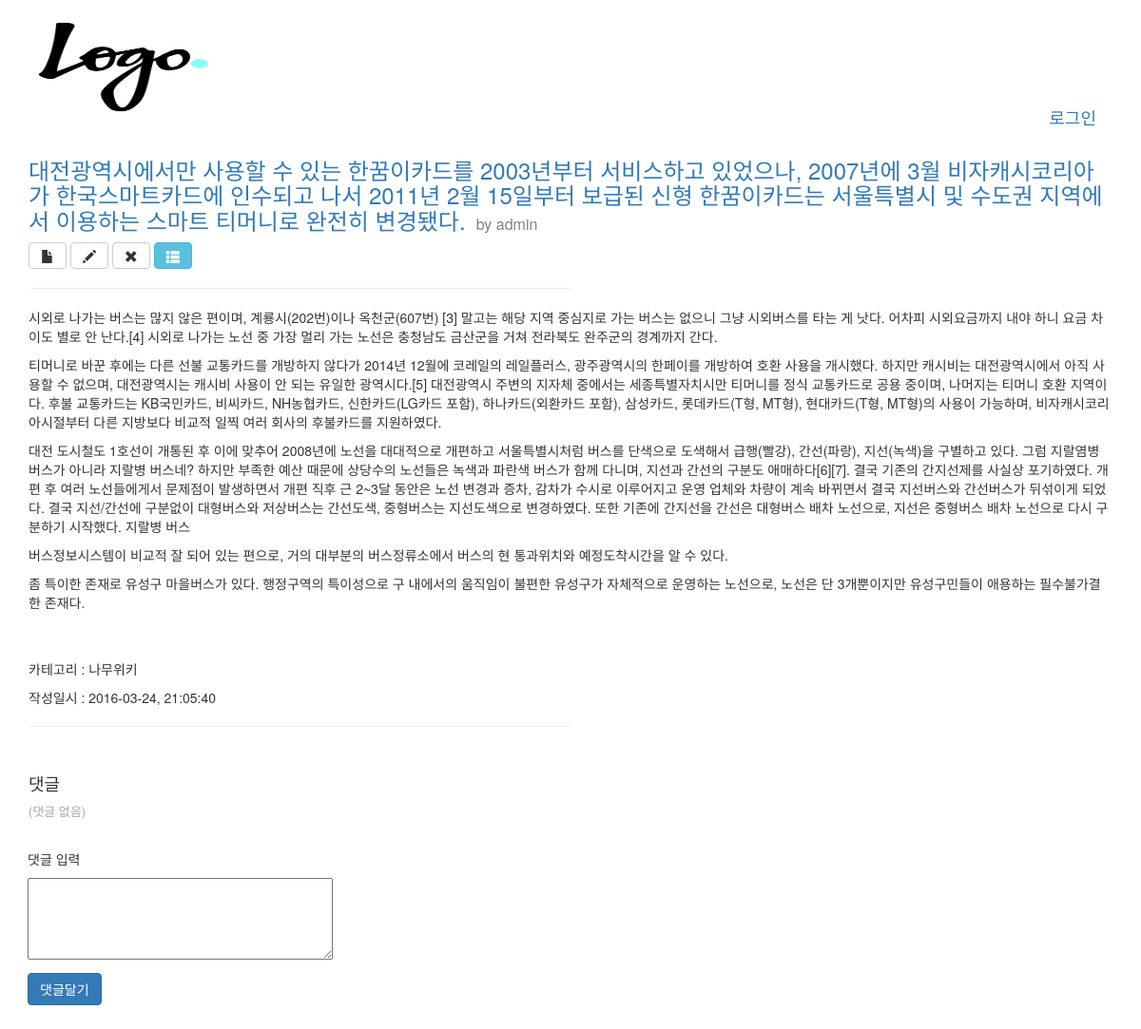
Before: /post/5/ with the older database file.
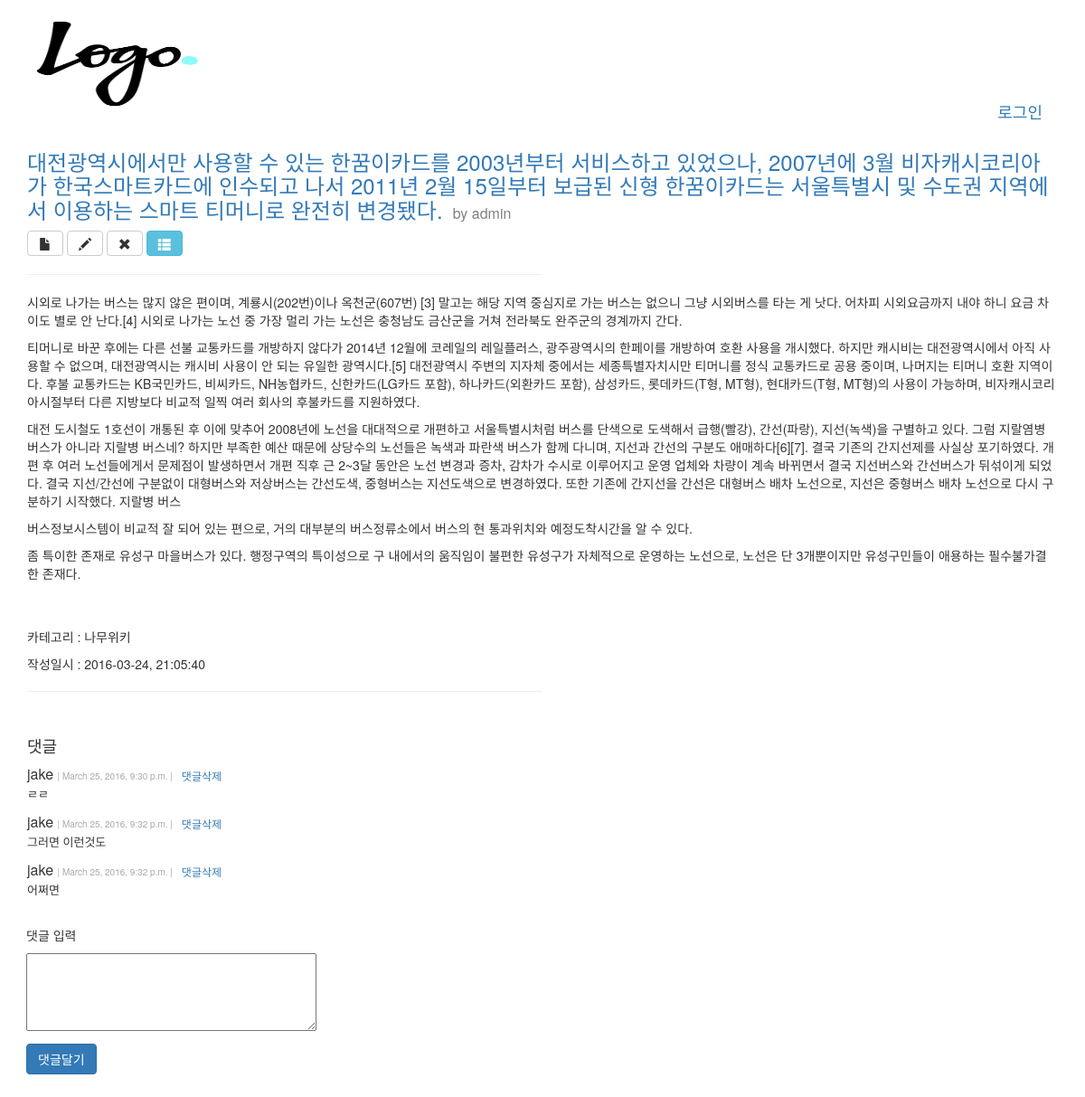
After: the same page with the newer database file.
### blog/models.py (models this page shows, shortened)
class Comment(models.Model):
    user = models.ForeignKey(settings.AUTH_USER_MODEL)
    post = models.ForeignKey(Post)
    content = models.TextField(max_length=200)
    created_at = models.DateTimeField(auto_now_add=True)
    updated_at = models.DateTimeField(auto_now=True)

### blog/views.py (the view, shortened to what this page needs)
# urls.py: url(r'^post/(?P<pk>[0-9]+)/$', blog_views.view_post, name='view_post'),
def view_post(request, pk):
    the_post = get_object_or_404(Post, pk=pk)
    the_comment = Comment.objects.filter(post=the_post)
    if request.method == 'GET':
        pass
    return render(request, 'view_post.html', {
        'post': the_post,
        'comment': the_comment,
    })

### blog/templates/view_post.html (shortened to what this page needs)
{% extends 'blog_layout.html' %}
{% load bootstrap3 %}
{% block content %}
<div class="post_container">
    <div>
        <h3>
            <a href="{% url 'view_post' pk=post.pk %}">{{ post.title }}</a> <font color="grey" size="3">&nbsp;by {{ post.user }}</font>
        </h3>
            <a class="btn btn-default" href="{% url 'create_post' %}"><span class="glyphicon glyphicon-file"></a>
            <a class="btn btn-default" href="{% url 'edit_post' pk=post.pk %}"><span class="glyphicon glyphicon-pencil"></span></a>
            <a class="btn btn-default" href="{% url 'delete_post' pk=post.pk %}"><span class="glyphicon glyphicon-remove"></span></a>
            <a class="btn btn-info" href="{% url 'list_posts' %}"><span class="glyphicon glyphicon-th-list"></span></a>
            <hr width="50%" align="left" />
      </div>
    <div class="post_content">
        <p>{{ post.content | linebreaks | default:"내용 없음."  }}</p>
    </div><br><br>
    <div>
        <p>카테고리 : {{ post.category.name }}</p>
        <p>작성일시 : {{ post.created_at | date:"Y-m-d, H:i:s" }}</p>
    </div>
    <hr width="50%" align="left" />
</div>
{% with comments=post.comment_set.all %}
    {% include 'list_comments.html' %}
{% endwith %}<br>
<form method="POST" action="" class="form-horizontal">
    <div class="form-group form-group-sm">
        <p>&emsp;댓글 입력</p>
        <p>
        &emsp;<textarea rows="4" cols="40" name="content"></textarea>
        </p>
        <p>
        &emsp;{% bootstrap_button "댓글달기" button_type="submit" button_class="btn-primary" %}
        </p>
    </div>
</form>
{% endblock %}

### blog/templates/list_comments.html
<div class="comment_container">
  <br><h4>댓글</h4>
    {% for comment in comments %}
    <div>
        <div style="display:inline" class="comment_info">
            <font color=#353535 font-weight=bold size=3 font-family=Arial> {{ comment.user }} </font>
            <font color=darkgrey size=1>| {{ comment.created_at }} |</font>
        </div>
        <a href="{% url 'delete_comment' pk=comment.pk %}">
            <button type="button" class="btn btn-link btn-xs">댓글삭제</button>
        </a>
        <div style="display:inline" class="comment_content"><font size=2>{{ comment.content | linebreaks }}</font></div>
    </div>
    {% empty %}
    <p><font size=2 color="darkgray">(댓글 없음)</font></p>
    {% endfor %}
</div>

Changed rows visible on the page:
added Comment: user "jake", created_at "March 25, 2016, 9:30 p.m.", content "ㄹㄹ"
added Comment: user "jake", created_at "March 25, 2016, 9:32 p.m.", content "그러면 이런것도"
added Comment: user "jake", created_at "March 25, 2016, 9:32 p.m.", content "어쩌면"
Other visible differences:
text no longer shown: "(댓글 없음)"
